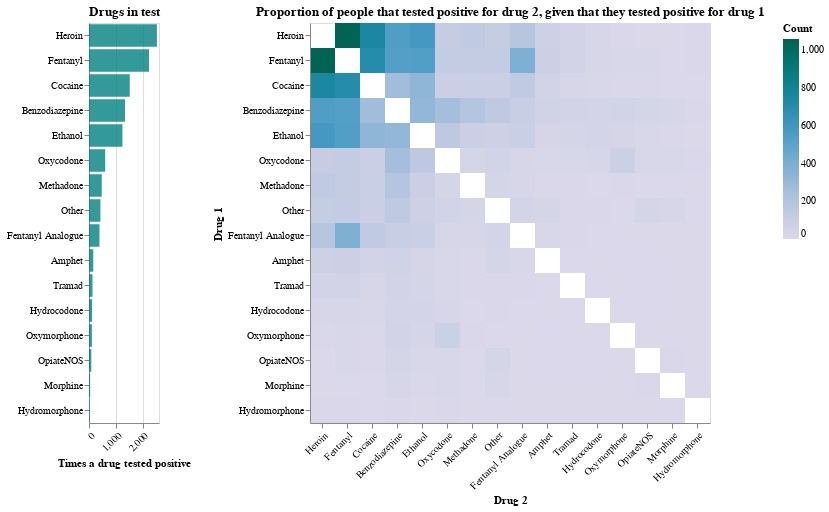

The notebook cell this image was saved under:
### Markdown cell above
**Drug combinations**

### Code cell
print("There were {0:,.0f} drugs tested".format(len(drug_overdose_mpdrug['Toxicity_test'])))

(mp_drug | positives_chart).configure_axisX(labelAngle = -45)

### Figure 1 — Vega-Lite specification as saved in the notebook (floating-point values rounded to 4 significant figures; data arrays with more than 128 entries replaced by an {"elided": "..."} marker saying what was removed)
{"$schema": "https://vega.github.io/schema/vega-lite/v3.4.0.json", "config": {"axisX": {"labelAngle": -45}, "mark": {"tooltip": null}, "view": {"height": 300, "width": 400}}, "datasets": {"data-2ae7b7c62b7861996e81fe28e73381a0": [{"Drug": "Heroin", "Toxicity_test": 2522}, {"Drug": "Fentanyl", "Toxicity_test": 2228}, {"Drug": "Cocaine", "Toxicity_test": 1513}, {"Drug": "Benzodiazepine", "Toxicity_test": 1337}, {"Drug": "Ethanol", "Toxicity_test": 1242}, {"Drug": "Oxycodone", "Toxicity_test": 602}, {"Drug": "Methadone", "Toxicity_test": 473}, {"Drug": "Other", "Toxicity_test": 425}, {"Drug": "Fentanyl Analogue", "Toxicity_test": 389}, {"Drug": "Amphet", "Toxicity_test": 159}, {"Drug": "Tramad", "Toxicity_test": 130}, {"Drug": "Hydrocodone", "Toxicity_test": 115}, {"Drug": "Oxymorphone", "Toxicity_test": 108}, {"Drug": "OpiateNOS", "Toxicity_test": 86}, {"Drug": "Morphine", "Toxicity_test": 42}, {"Drug": "Hydromorphone", "Toxicity_test": 25}], "data-ad83cb8b1da240c9667a443750fefa7d": {"elided": "256 records"}}, "hconcat": [{"data": {"name": "data-2ae7b7c62b7861996e81fe28e73381a0"}, "encoding": {"tooltip": [{"field": "Drug", "title": "Drug", "type": "nominal"}, {"field": "Toxicity_test", "title": "Positives", "type": "quantitative"}], "x": {"field": "Toxicity_test", "title": "Times a drug tested positive", "type": "quantitative"}, "y": {"field": "Drug", "sort": {"field": "Toxicity_test", "order": "descending"}, "title": "", "type": "nominal"}}, "height": 400, "mark": {"color": "teal", "opacity": 0.8, "type": "bar"}, "title": "Drugs in test", "width": 70}, {"data": {"name": "data-ad83cb8b1da240c9667a443750fefa7d"}, "encoding": {"color": {"field": "Count", "legend": {"format": ",f", "orient": "right"}, "scale": {"scheme": "purplebluegreen"}, "type": "quantitative"}, "tooltip": [{"field": "Second drug", "title": "Drug 1", "type": "nominal"}, {"field": "index", "title": "Drug 2", "type": "nominal"}, {"field": "Count", "title": "People who combined drugs", "type": "quantitative"}], "x": {"field": "index", "sort": ["Heroin", "Any Opioid", "Fentanyl", "Cocaine", "Benzodiazepine", "Ethanol", "Oxycodone", "Methadone", "Other", "Fentanyl Analogue", "Amphet", "Tramad", "Hydrocodone", "Oxymorphone", "OpiateNOS", "Morphine", "Hydromorphone"], "title": "Drug 2", "type": "nominal"}, "y": {"field": "Second drug", "sort": ["Heroin", "Any Opioid", "Fentanyl", "Cocaine", "Benzodiazepine", "Ethanol", "Oxycodone", "Methadone", "Other", "Fentanyl Analogue", "Amphet", "Tramad", "Hydrocodone", "Oxymorphone", "OpiateNOS", "Morphine", "Hydromorphone"], "title": "Drug 1", "type": "nominal"}}, "height": 400, "mark": "rect", "title": "Proportion of people that tested positive for drug 2, given that they tested positive for drug 1", "width": 400}]}
